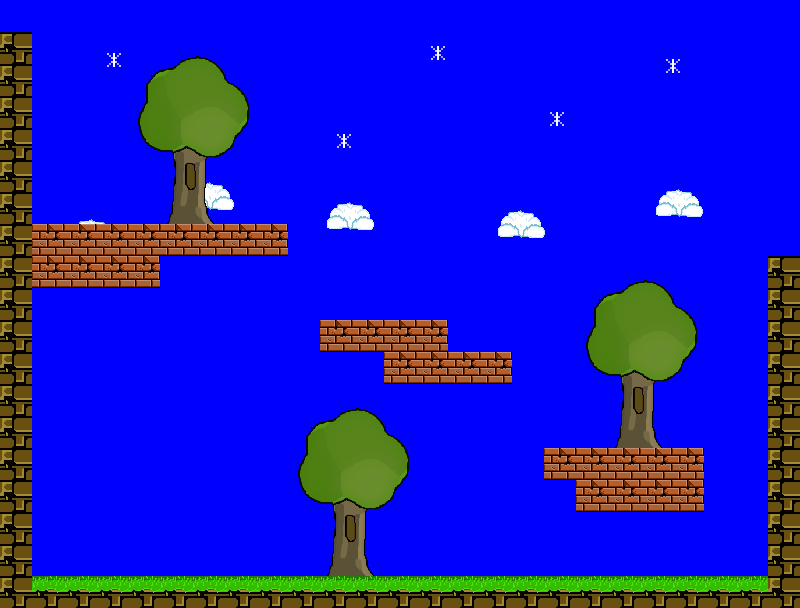

Tiled map render using the project's own tile images. Description and the map definition, with tile-layer contents summarised, below:
An orthogonal 25x19 tile map with 32x32 px tiles, 3 tile layers (Background, BackgroundObjects, Collision), 4 tilesets and 15 objects.

<map version="1.0" orientation="orthogonal" renderorder="right-down" width="25" height="19" tilewidth="32" tileheight="32" nextobjectid="352">
 <tileset firstgid="1" name="objects" tilewidth="32" tileheight="32">
  <image source="../images/tiled_objects.png" width="128" height="288" />
  <tile id="0">
   <properties>
    <property name="Class" value="Player" />
   </properties>
  </tile>
  <tile id="1">
   <properties>
    <property name="Class" value="Warp" />
   </properties>
  </tile>
  <tile id="2">
   <properties>
    <property name="Class" value="InvisibleBlock" />
   </properties>
  </tile>
  <tile id="4">
   <properties>
    <property name="Class" value="Spike" />
   </properties>
  </tile>
  <tile id="5">
   <properties>
    <property name="Class" value="Spike" />
    <property name="angle" value="90" />
   </properties>
  </tile>
  <tile id="6">
   <properties>
    <property name="Class" value="Spike" />
    <property name="angle" value="270" />
    <property name="flip" value="x" />
   </properties>
  </tile>
  <tile id="7">
   <properties>
    <property name="Class" value="Spike" />
    <property name="angle" value="180" />
    <property name="flip" value="x" />
   </properties>
  </tile>
  <tile id="8">
   <properties>
    <property name="Class" value="FallingSpike" />
    <property name="speed" value="900" />
   </properties>
  </tile>
  <tile id="9">
   <properties>
    <property name="Class" value="FallingSpike" />
    <property name="angle" value="90" />
    <property name="speed" value="900" />
   </properties>
  </tile>
  <tile id="10">
   <properties>
    <property name="Class" value="FallingSpike" />
    <property name="angle" value="270" />
    <property name="flip" value="x" />
    <property name="speed" value="900" />
   </properties>
  </tile>
  <tile id="11">
   <properties>
    <property name="Class" value="FallingSpike" />
    <property name="angle" value="180" />
    <property name="flip" value="x" />
    <property name="speed" value="900" />
   </properties>
  </tile>
  <tile id="12">
   <properties>
    <property name="Class" value="MovingSpike" />
    <property name="vx" value="300" />
   </properties>
  </tile>
  <tile id="16">
   <properties>
    <property name="Class" value="ShootingSpike" />
    <property name="direction" value="up" />
    <property name="firerate" value="2" />
    <property name="speed" value="100" />
   </properties>
  </tile>
  <tile id="17">
   <properties>
    <property name="Class" value="ShootingSpike" />
    <property name="angle" value="90" />
    <property name="direction" value="right" />
    <property name="firerate" value="2" />
    <property name="speed" value="100" />
   </properties>
  </tile>
  <tile id="18">
   <properties>
    <property name="Class" value="ShootingSpike" />
    <property name="angle" value="270" />
    <property name="direction" value="left" />
    <property name="firerate" value="2" />
    <property name="flip" value="x" />
    <property name="speed" value="100" />
   </properties>
  </tile>
  <tile id="19">
   <properties>
    <property name="Class" value="ShootingSpike" />
    <property name="angle" value="180" />
    <property name="direction" value="down" />
    <property name="firerate" value="2" />
    <property name="flip" value="x" />
    <property name="speed" value="100" />
   </properties>
  </tile>
  <tile id="24">
   <properties>
    <property name="Class" value="Spike" />
    <property name="scale" value="0.5" />
   </properties>
  </tile>
  <tile id="25">
   <properties>
    <property name="Class" value="Spike" />
    <property name="angle" value="90" />
    <property name="scale" value="0.5" />
   </properties>
  </tile>
  <tile id="26">
   <properties>
    <property name="Class" value="Spike" />
    <property name="angle" value="270" />
    <property name="flip" value="x" />
    <property name="scale" value="0.5" />
   </properties>
  </tile>
  <tile id="27">
   <properties>
    <property name="Class" value="Spike" />
    <property name="angle" value="180" />
    <property name="flip" value="x" />
    <property name="scale" value="0.5" />
   </properties>
  </tile>
  <tile id="28">
   <properties>
    <property name="Class" value="ClonePlayer" />
   </properties>
  </tile>
  <tile id="30">
   <properties>
    <property name="Class" value="BossFruit" />
   </properties>
  </tile>
  <tile id="32">
   <properties>
    <property name="Class" value="FakeWarp" />
    <property name="warpX" value="400" />
    <property name="warpY" value="450" />
   </properties>
  </tile>
  <tile id="33">
   <properties>
    <property name="Class" value="FakeFakeWarp" />
    <property name="fakeWarpX" value="400" />
    <property name="fakeWarpY" value="450" />
    <property name="warpX" value="300" />
    <property name="warpY" value="450" />
   </properties>
  </tile>
 </tileset>
 <tileset firstgid="37" name="collisions" tilewidth="32" tileheight="32">
  <image source="../images/tiled_collision.png" width="128" height="224" />
 </tileset>
 <tileset firstgid="65" name="fruit" tilewidth="21" tileheight="24">
  <image source="../images/tiled_fruit.png" width="63" height="24" />
  <tile id="0">
   <properties>
    <property name="Class" value="Fruit" />
   </properties>
  </tile>
  <tile id="1">
   <properties>
    <property name="Class" value="MovingFruit" />
    <property name="speedX" value="0" />
    <property name="speedY" value="0" />
   </properties>
  </tile>
 </tileset>
 <tileset firstgid="68" name="background" tilewidth="32" tileheight="32">
  <image source="../images/tiled_backgrounds.png" width="1600" height="2432" />
 </tileset>
 <layer name="Background" width="25" height="19">
  <properties>
   <property name="boundingBox" value="true" />
   <property name="type" value="0" />
  </properties>
  <data>[475 cells, 475 non-empty, 475 distinct tile ids]</data>
 </layer>
 <layer name="BackgroundObjects" width="25" height="19">
  <properties>
   <property name="type" value="0" />
  </properties>
  <data>[475 cells, 72 non-empty, 24 distinct tile ids]</data>
 </layer>
 <layer name="Collision" width="25" height="19">
  <properties>
   <property name="collision" value="true" />
  </properties>
  <data>[475 cells, 81 non-empty, 3 distinct tile ids]</data>
 </layer>
 <objectgroup name="Sprites">
  <object id="329" gid="5" x="544" y="448" />
  <object id="330" gid="5" x="448" y="352" />
  <object id="331" gid="5" x="384" y="320" />
  <object id="332" gid="1" x="32" y="576" />
  <object id="333" gid="2" x="32" y="224" />
  <object id="335" gid="65" x="320" y="464" />
  <object id="336" gid="65" x="352" y="448" />
  <object id="337" gid="65" x="376" y="472" />
  <object id="338" gid="65" x="608" y="336" />
  <object id="339" gid="65" x="656" y="344" />
  <object id="340" gid="65" x="344" y="488" />
  <object id="341" gid="65" x="640" y="312" />
  <object id="349" gid="65" x="160" y="112" />
  <object id="350" gid="65" x="184" y="96" />
  <object id="351" gid="65" x="216" y="112" />
 </objectgroup>
</map>
